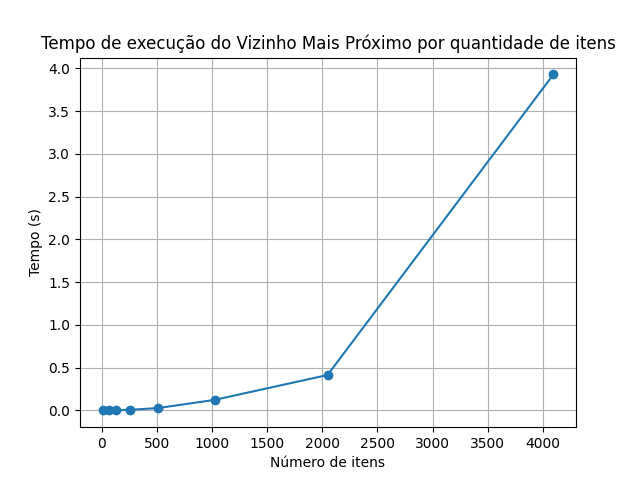

This chart was generated by the following Python code:
import math
import random
import time
import matplotlib.pyplot as plt


def plotar_grafico(tamanhos, tempos):
    plt.plot(tamanhos, tempos, marker='o')
    plt.title("Tempo de execução do Vizinho Mais Próximo por quantidade de itens")
    plt.xlabel("Número de itens")
    plt.ylabel("Tempo (s)")
    plt.grid(True)
    plt.savefig("tp5_ex22.png")

def gerar_itens_aleatorios(quantidade):
    itens = {}
    for i in range(1, quantidade + 1):
        coordenada1 = random.randint(1, quantidade * 2)
        coordenada2 = random.randint(1, quantidade * 2)
        itens[f'item{i}'] = (coordenada1, coordenada2)
    return itens


def distancia(a, b):
    x1, y1 = a
    x2, y2 = b
    return math.sqrt((x2 - x1) ** 2 + (y2 - y1) ** 2)


def tsp_vizinho_mais_proximo(cidades, inicio='A'):
    nao_visitadas = set(cidades.keys())
    rota = [inicio]
    nao_visitadas.remove(inicio)

    atual = inicio

    while nao_visitadas:
        proxima, dist_min = None, float('inf')
        for c in nao_visitadas:
            d = distancia(cidades[atual], cidades[c])
            if d < dist_min:
                dist_min = d
                proxima = c
        rota.append(proxima)
        nao_visitadas.remove(proxima)
        atual = proxima

    rota.append(inicio)
    return rota


if __name__ == "__main__":
    cidades = {
        'A': (0, 0),
        'B': (1, 5),
        'C': (5, 2),
        'D': (6, 6),
        'E': (8, 3)
    }
    cidade_inicial = 'A'
    rota_encontrada = tsp_vizinho_mais_proximo(cidades, inicio=cidade_inicial)
    print("Rota encontrada:", " -> ".join(rota_encontrada))

    print("========================== Análise do tempo")
    tamanhos = [8, 64, 128, 256, 512, 1024, 2048, 4096]
    tempos = []
    for i in tamanhos:
        quantidade_itens = i
        itens = gerar_itens_aleatorios(quantidade_itens)
        inicio = time.time()
        for _ in range(100):
            resultado = tsp_vizinho_mais_proximo(itens, inicio=next(iter(itens)))
        fim = time.time()
        tempo = (fim - inicio) / 100
        tempos.append(tempo)
        print("Rota encontrada:", " -> ".join(resultado))
        print(f"Tempo de execução com {i} cidades : {tempo:.6f}")
    plotar_grafico(tamanhos, tempos)
